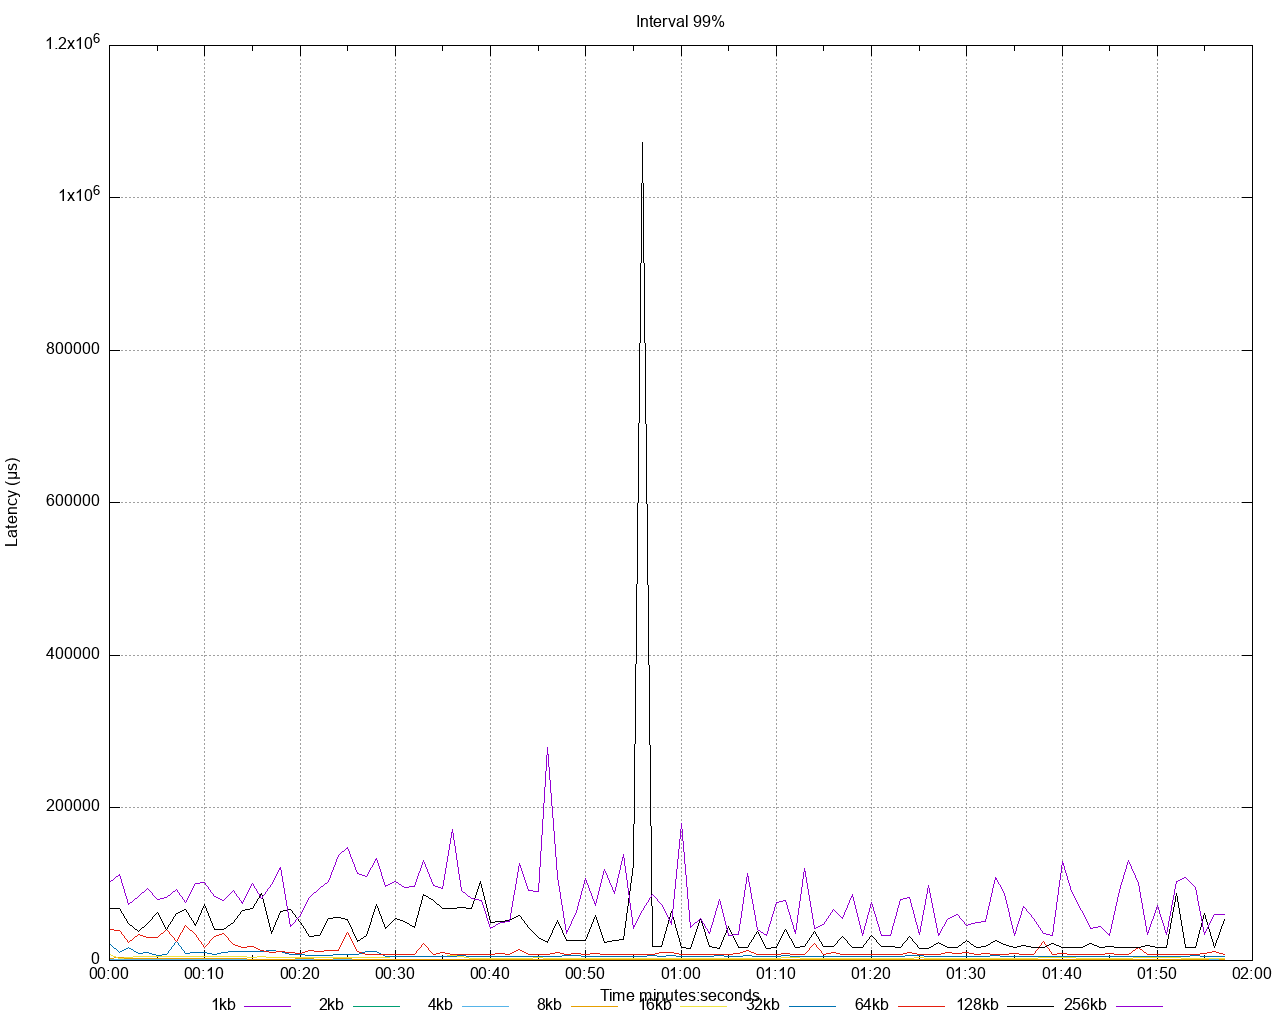

Reproduce this figure in gnuplot.
set title 'Interval 99%' noenhanced
set style data lines
set datafile separator ","
set terminal png size 1280,1024
set grid
set key below
set xdata time
set timefmt "%s"
offset = 0
t0(x)=(offset=($0==0) ? x : offset, x - offset)
set xlabel 'Time minutes:seconds'
set ylabel 'Latency (μs)'
set output '/Users/gbarnett/git/hazelcast-simulator/atomicreference/1to25-legend/latency/latency_interval_99_write.png'
plot \
   '/Users/gbarnett/git/hazelcast-simulator/atomicreference/1to25-legend/data/latency_interval_99_write_1.data' using (t0(timecolumn(1))):2 title "1kb" noenhanced , \
   '/Users/gbarnett/git/hazelcast-simulator/atomicreference/1to25-legend/data/latency_interval_99_write_2.data' using (t0(timecolumn(1))):2 title "2kb" noenhanced , \
   '/Users/gbarnett/git/hazelcast-simulator/atomicreference/1to25-legend/data/latency_interval_99_write_3.data' using (t0(timecolumn(1))):2 title "4kb" noenhanced , \
   '/Users/gbarnett/git/hazelcast-simulator/atomicreference/1to25-legend/data/latency_interval_99_write_4.data' using (t0(timecolumn(1))):2 title "8kb" noenhanced , \
   '/Users/gbarnett/git/hazelcast-simulator/atomicreference/1to25-legend/data/latency_interval_99_write_5.data' using (t0(timecolumn(1))):2 title "16kb" noenhanced , \
   '/Users/gbarnett/git/hazelcast-simulator/atomicreference/1to25-legend/data/latency_interval_99_write_6.data' using (t0(timecolumn(1))):2 title "32kb" noenhanced , \
   '/Users/gbarnett/git/hazelcast-simulator/atomicreference/1to25-legend/data/latency_interval_99_write_7.data' using (t0(timecolumn(1))):2 title "64kb" noenhanced , \
   '/Users/gbarnett/git/hazelcast-simulator/atomicreference/1to25-legend/data/latency_interval_99_write_8.data' using (t0(timecolumn(1))):2 title "128kb" noenhanced , \
   '/Users/gbarnett/git/hazelcast-simulator/atomicreference/1to25-legend/data/latency_interval_99_write_9.data' using (t0(timecolumn(1))):2 title "256kb" noenhanced , \
